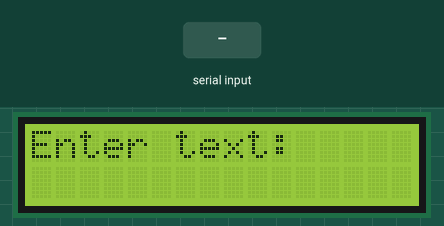
This sketch was run on a simulated Arduino Uno, built with avr-gcc and run on an emulated ATmega328P. Shown: 16×2 character LCD. Inputs (shaded band) come from the test bench.

Above: at 1.2 s.
1.3 s: "1\n" received over Serial
At 1.7 s:
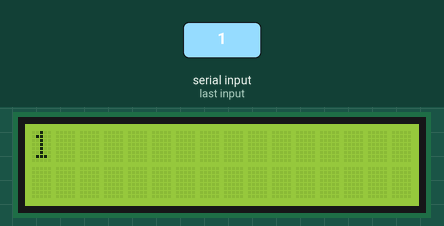
2.8 s: "0\n" received over Serial
At 4.0 s:
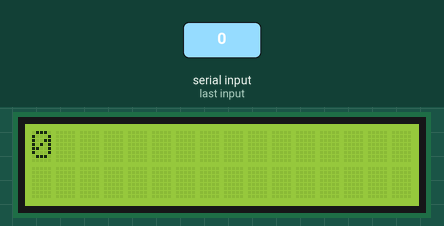
4.3 s: "2\n" received over Serial
At 5.2 s:
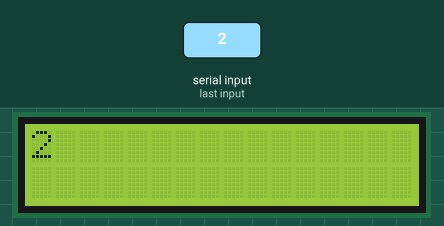
Timing chart, 0 to 7.3 s (numbered marks = the images above; inputs shaded):
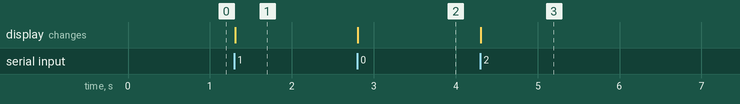

The sketch:

R40._Bluetooth_App-Controlled_LCD_Display.ino
```cpp
/*
Components Used:
- Arduino Board
- Sensor Shield
- LCD 16x2 with I2C Module
- Bluetooth Module (HC-05)
- Breadboard
- Jumper Wires
*/

#include <LiquidCrystal_I2C.h>

LiquidCrystal_I2C lcd(0x27, 16, 2); // I2C address (0x27 or 0x3F), 16 columns, 2 rows

String receivedText = ""; // Store received text

void setup() {
  lcd.init();
  lcd.backlight();
  Serial.begin(9600); // Start Serial Communication (for Bluetooth or Serial Monitor)

  lcd.clear();
  lcd.setCursor(0, 0);
  lcd.print("Enter text:");
}

void loop() {
  if (Serial.available()) {  // Check if data is received
    receivedText = Serial.readStringUntil('\n'); // Read input until newline

    receivedText.trim(); // Remove leading/trailing spaces

    if (receivedText.length() <= 16) { // Display only if <= 16 characters
      lcd.clear();
      lcd.setCursor(0, 0);
      lcd.print(receivedText);
    } else {
      lcd.clear();
      lcd.setCursor(0, 0);
      lcd.print("Text too long!");
    }
  }
}
```

Measured:
- after the input at 1.3 s, the display: changes at once (image 1)
- after the input at 2.8 s, the display: changes at once (image 2)
- after the input at 4.3 s, the display: changes at once (image 3)
